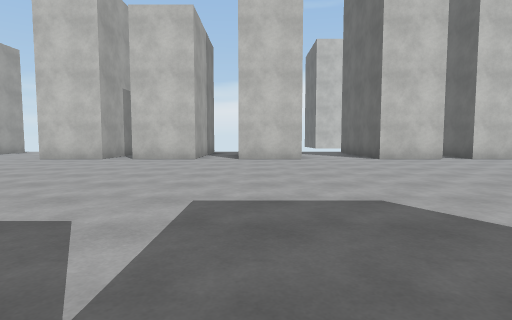
View 1 (above)

24 first-person views from a walk through a scene from a Unity 3-D project. The camera is 1.2 m above the floor, tilts 4° down and sees 80° across. The floor is counted in squares, 2 m on a side. Each view is taken from the middle of a square. On the plan, view 1 faces up. The plan holds only what a view shows up to about 9 squares ahead; the rest is blank. The place goes on beyond the plan. Surface patterns are stand-ins for the level's own textures.

View 2
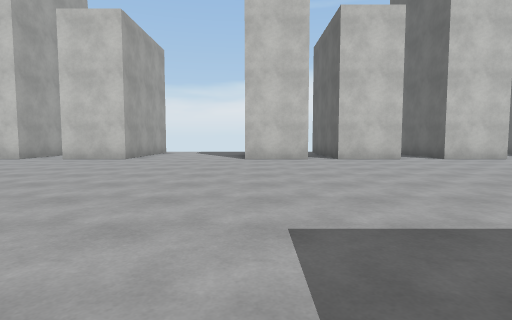

View 3
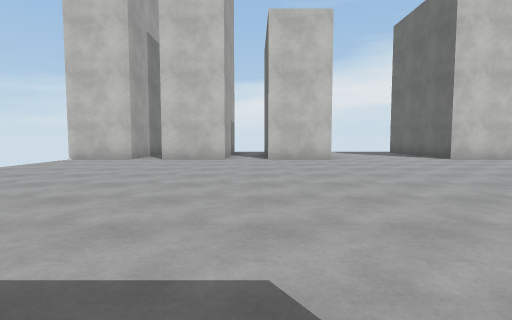

View 4
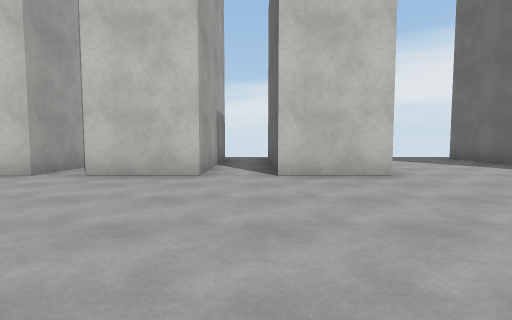

View 5
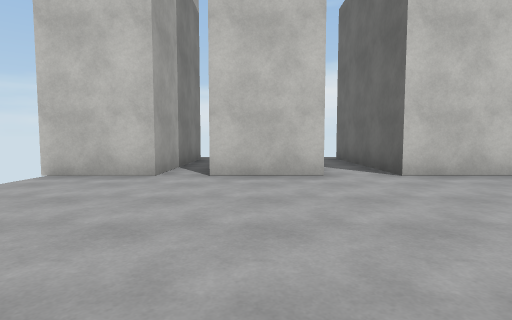

View 6
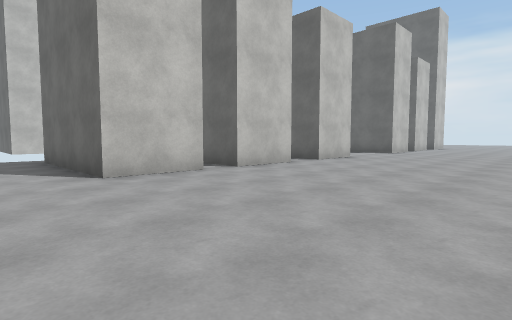

View 7
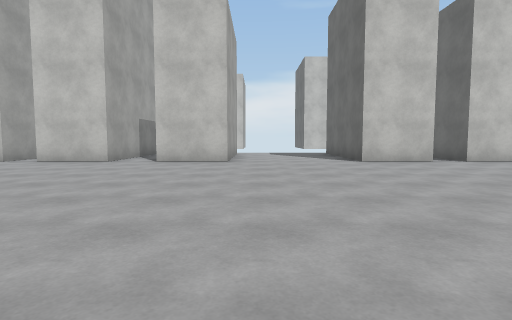

View 8
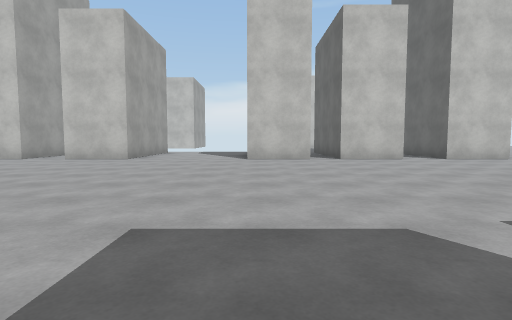

View 9
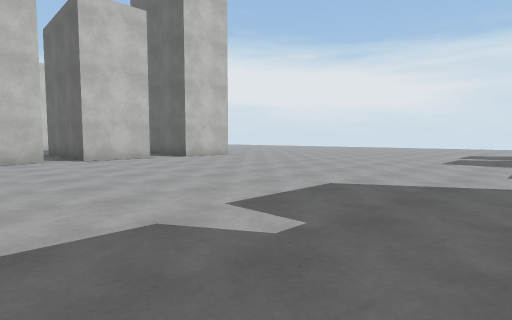

View 10
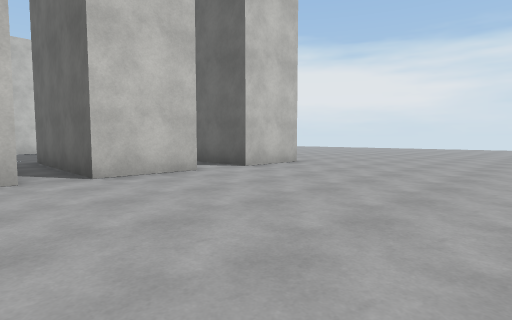

View 11
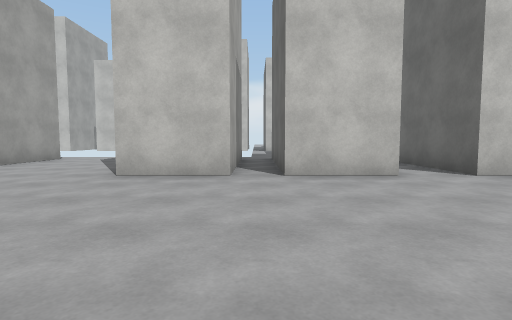

View 12
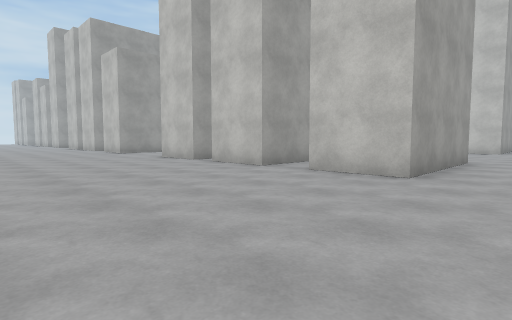

View 13
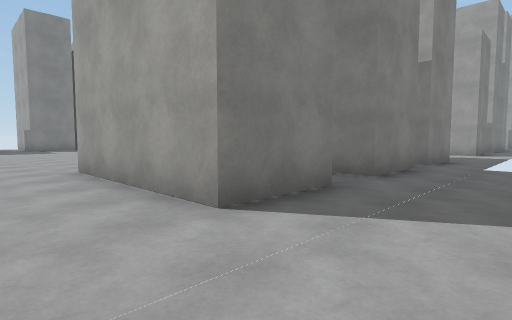

View 14
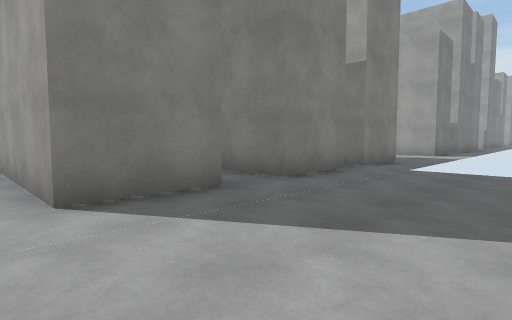

View 15
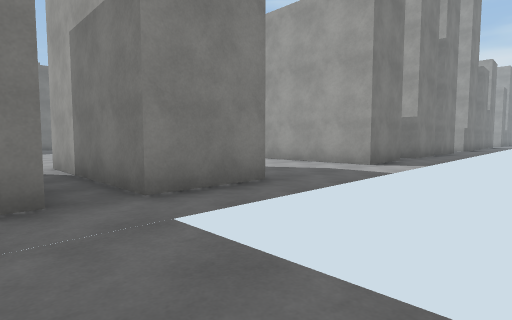

View 16
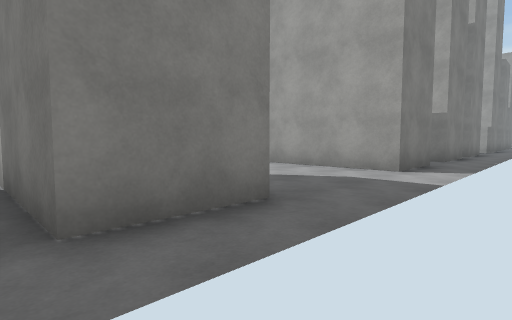

View 17
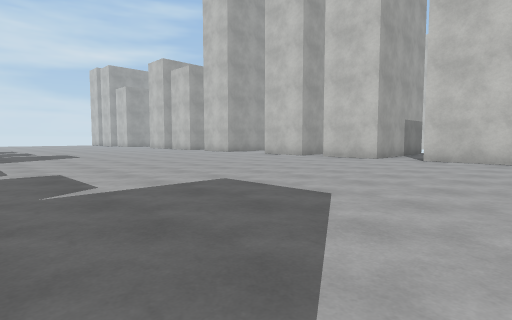

View 18
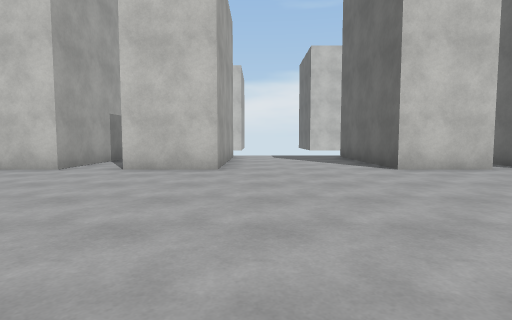

View 19
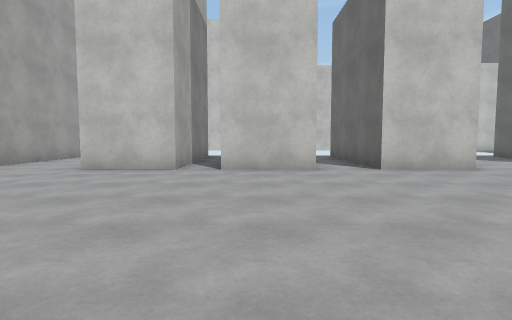

View 20
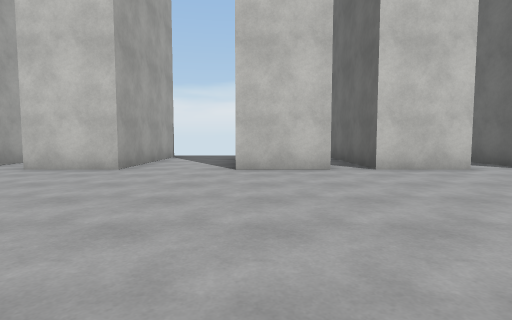

View 21
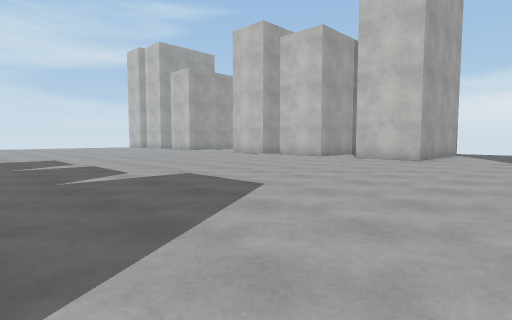

View 22
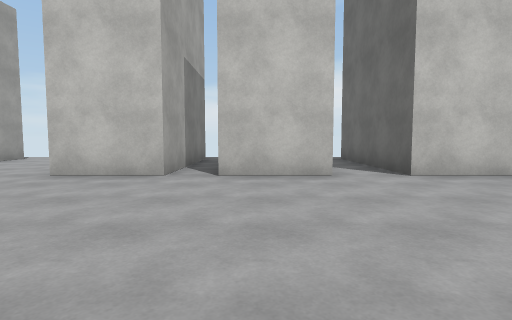

View 23
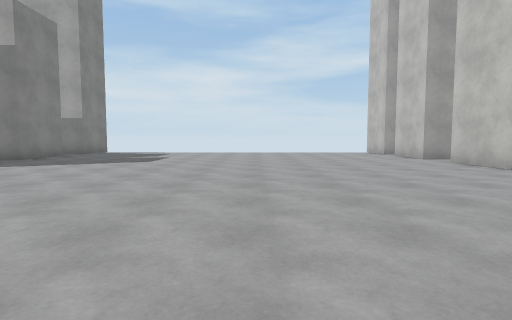

View 24
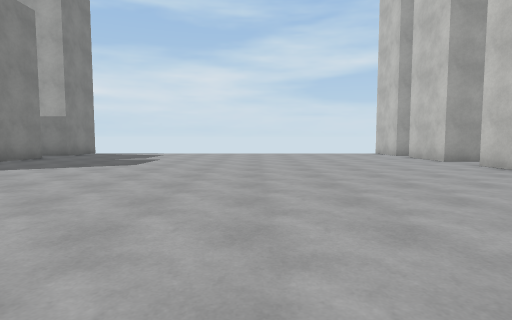

### Floor plan
Points are (right, up) in squares from view 1. A wall is a line through its corners. A room is listed if a view was taken in it or the views show most of it. See-through windows are left out.
Room 1 (views 1, 2, 3, 4, 5, 6, 7, 8, 9, 10, 11, 12, 13, 14, 15, 16, 17, 18, 19, 20, 21, 22, 23, 24)
walls: (-1.8, 10.6) (-1.8, 8.9) (-3.6, 8.9); (1.3, 12.1) (1.3, 8.9) (-0.5, 8.9) (-0.5, 13); (5.5, 12.1) (5.5, 8.9) (3.6, 8.9) (3.6, 13); (6.2, 12.9) (8.2, 12.9) (8.2, 8.9) (6.3, 8.9) (6.3, 12); (-6.3, 10.8) (-6.3, 13); (-4.5, 13) (-4.5, 8.9) (-6.4, 8.9); (-9.8, 8.9) (-11.6, 8.9) (-11.6, 13); (11.3, 12.9) (11.3, 8.9) (9.4, 8.9) (9.4, 12.1); (-9.8, 13) (-9.8, 12); (-14.1, -2.5) (-12.5, -2.5) (-12.5, -3.1); (17.5, 8.9) (17.5, 12.9) (19.3, 12.9) (19.3, 8.9) (17.5, 8.9); (16.6, 12.9) (16.6, 8.9) (14.8, 8.9) (14.8, 12.1); (-12.9, 12.8) (-12.9, 8.9) (-14.8, 8.9); (-15.6, 13) (-15.6, 8.9) (-17.5, 8.9); (20.5, 12.9) (22.4, 12.9) (22.4, 8.9) (20.6, 8.9) (20.6, 11.6)

Positions as (right, up) in squares from view 1, and headings:
1: (0, 0), facing up
2: (-6, 0), facing up
3: (-12, 0), facing up
4: (-12, 4), facing up
5: (-14, 4), facing up
6: (2, 4), facing up-right
7: (12, 1), facing up
8: (15, 0), facing up
9: (15, 0), facing up-right
10: (16, 4), facing up-right
11: (17, 4), facing up
12: (24, 4), facing up-left
13: (24, 15), facing down-left
14: (23, 16), facing down-left
15: (18, 16), facing down-left
16: (17, 15), facing down-left
17: (12, 0), facing up-left
18: (12, 3), facing up
19: (7, 3), facing up
20: (4, 3), facing up
21: (4, 0), facing up-left
22: (-3, 4), facing up
23: (-4, 4), facing left
24: (-5, 4), facing left
